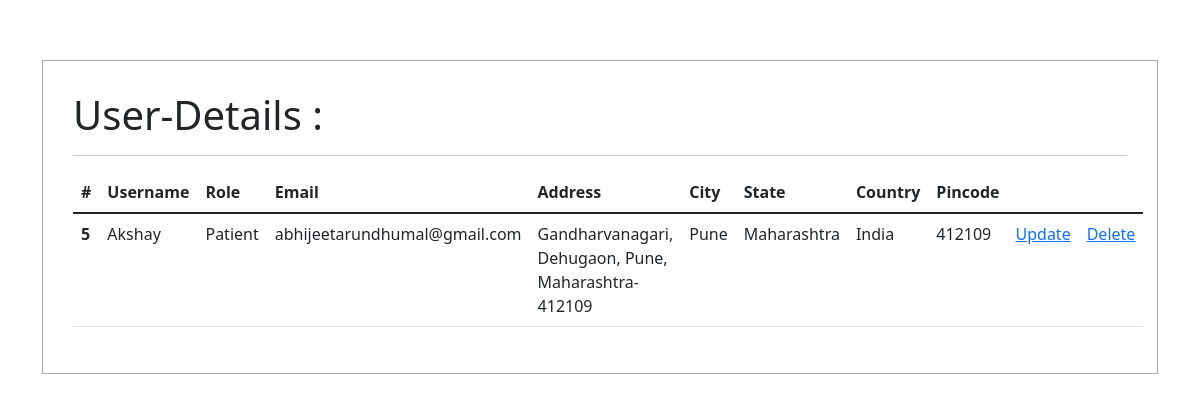
The app's page /userdetails/5/ (signed in) with its own data.
### form/models.py (models this page shows, shortened)
class Profile(models.Model):
    user = models.OneToOneField(User, on_delete=models.CASCADE)
    role=models.CharField("Doctor/Patient",max_length=20,null=True)
    image = models.ImageField(upload_to='images/',null=True, blank=True)
    address_line1=city = models.CharField("Address_Line1", max_length=100, blank=True)
    city = models.CharField("City", max_length=50, blank=True)
    state = models.CharField("State", max_length=50, blank=True)
    country = models.CharField("Country", max_length=50, blank=True)
    pincode = models.CharField("Pincode", max_length=50, blank=True)

### form/views.py (the view)
# urls.py: path('userdetails/<str:pk>/', views.UserDetails,name="userdetails"),
@login_required
def UserDetails(request,pk):
    userdetails=User.objects.get(id=pk)
    profiledetails=Profile.objects.get(id=pk)
    context={'userdetails':userdetails,"profiledetails":profiledetails}
    return render(request,"form/userdetails.html",context)

### form/templates/form/userdetails.html (shortened to what this page needs)
<!doctype html>
<html lang="en">
<head>
    <link href="https://cdn.jsdelivr.net/npm/bootstrap@5.1.3/dist/css/bootstrap.min.css" rel="stylesheet"
>
</head>
<body>
    <div class="container" style="justify-content: center;align-items: center;margin-top: 5%;">
        <div class="container col-md-12" style="padding:30px;border:1px solid #aaa;margin-top: 10px;">
            <h1>User-Details : </h1>
            <hr>
            <table class="table">
                <thead>
                    <tr>
                        <th scope="col">#</th>
                        <th scope="col">Username</th>
                        <th scope="col">Role</th>
                        <th scope="col">Email</th>
                        <th scope="col">Address</th>
                        <th scope="col">City</th>
                        <th scope="col">State</th>
                        <th scope="col">Country</th>
                        <th scope="col">Pincode</th>
                    </tr>
                </thead>
                <tbody>
                    <tr>
                        <th scope="row">{{userdetails.id}}</th>
                        <td>{{userdetails.username}}</a></td>
                        <td>{{profiledetails.role}}</td>
                        <td>{{userdetails.email}}</td>
                        <td>{{profiledetails.address_line1}}</td>
                        <td>{{profiledetails.city}}</td>
                        <td>{{profiledetails.state}}</td>
                        <td>{{profiledetails.country}}</td>
                        <td>{{profiledetails.pincode}}</td>
                        <td><a href="{% url 'updateuserdetails' userdetails.id %}">Update</a></td>
                        <td><a href="{% url 'deleteuserdetails' userdetails.id %}">Delete</a></td>
                    </tr>
                </tbody>
            </table>
        </div>
    </div>
</body>
</html>

### records on screen
Profile: role "Patient", address_line1 "Gandharvanagari, Dehugaon, Pune, Maharashtra-412109", city "Pune", state "Maharashtra", country "India", pincode "412109"

### other values on screen
{{ userdetails.id }} "5"
{{ userdetails.username }} "Akshay"
{{ userdetails.email }} "abhijeetarundhumal@gmail.com"
